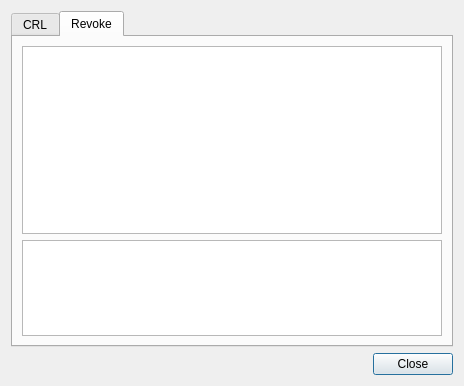
<?xml version="1.0" encoding="UTF-8"?>
<ui version="4.0">
 <class>CRLInfoDlg</class>
 <widget class="QDialog" name="CRLInfoDlg">
  <property name="geometry">
   <rect>
    <x>0</x>
    <y>0</y>
    <width>464</width>
    <height>386</height>
   </rect>
  </property>
  <property name="windowTitle">
   <string>CRL information</string>
  </property>
  <layout class="QGridLayout" name="gridLayout">
   <item row="1" column="1">
    <widget class="QPushButton" name="mCloseBtn">
     <property name="text">
      <string>Close</string>
     </property>
    </widget>
   </item>
   <item row="0" column="0" colspan="2">
    <widget class="QTabWidget" name="tabWidget">
     <property name="currentIndex">
      <number>1</number>
     </property>
     <widget class="QWidget" name="mCRLTab">
      <attribute name="title">
       <string>CRL</string>
      </attribute>
      <layout class="QVBoxLayout" name="verticalLayout">
       <item>
        <widget class="QTableWidget" name="mCRLListTable">
         <property name="minimumSize">
          <size>
           <width>400</width>
           <height>0</height>
          </size>
         </property>
        </widget>
       </item>
       <item>
        <widget class="QPlainTextEdit" name="mCRLDetailText">
         <property name="maximumSize">
          <size>
           <width>16777215</width>
           <height>100</height>
          </size>
         </property>
        </widget>
       </item>
      </layout>
     </widget>
     <widget class="QWidget" name="mRevokeTab">
      <attribute name="title">
       <string>Revoke</string>
      </attribute>
      <layout class="QVBoxLayout" name="verticalLayout_2">
       <item>
        <widget class="QTableWidget" name="mRevokeListTable">
         <property name="minimumSize">
          <size>
           <width>400</width>
           <height>160</height>
          </size>
         </property>
        </widget>
       </item>
       <item>
        <widget class="QTableWidget" name="mRevokeDetailTable">
         <property name="maximumSize">
          <size>
           <width>16777215</width>
           <height>100</height>
          </size>
         </property>
        </widget>
       </item>
      </layout>
     </widget>
    </widget>
   </item>
   <item row="1" column="0">
    <spacer name="horizontalSpacer">
     <property name="orientation">
      <enum>Qt::Horizontal</enum>
     </property>
     <property name="sizeHint" stdset="0">
      <size>
       <width>40</width>
       <height>20</height>
      </size>
     </property>
    </spacer>
   </item>
  </layout>
 </widget>
 <tabstops>
  <tabstop>tabWidget</tabstop>
  <tabstop>mCRLListTable</tabstop>
  <tabstop>mCRLDetailText</tabstop>
  <tabstop>mRevokeListTable</tabstop>
  <tabstop>mRevokeDetailTable</tabstop>
  <tabstop>mCloseBtn</tabstop>
 </tabstops>
 <resources/>
 <connections/>
</ui>
